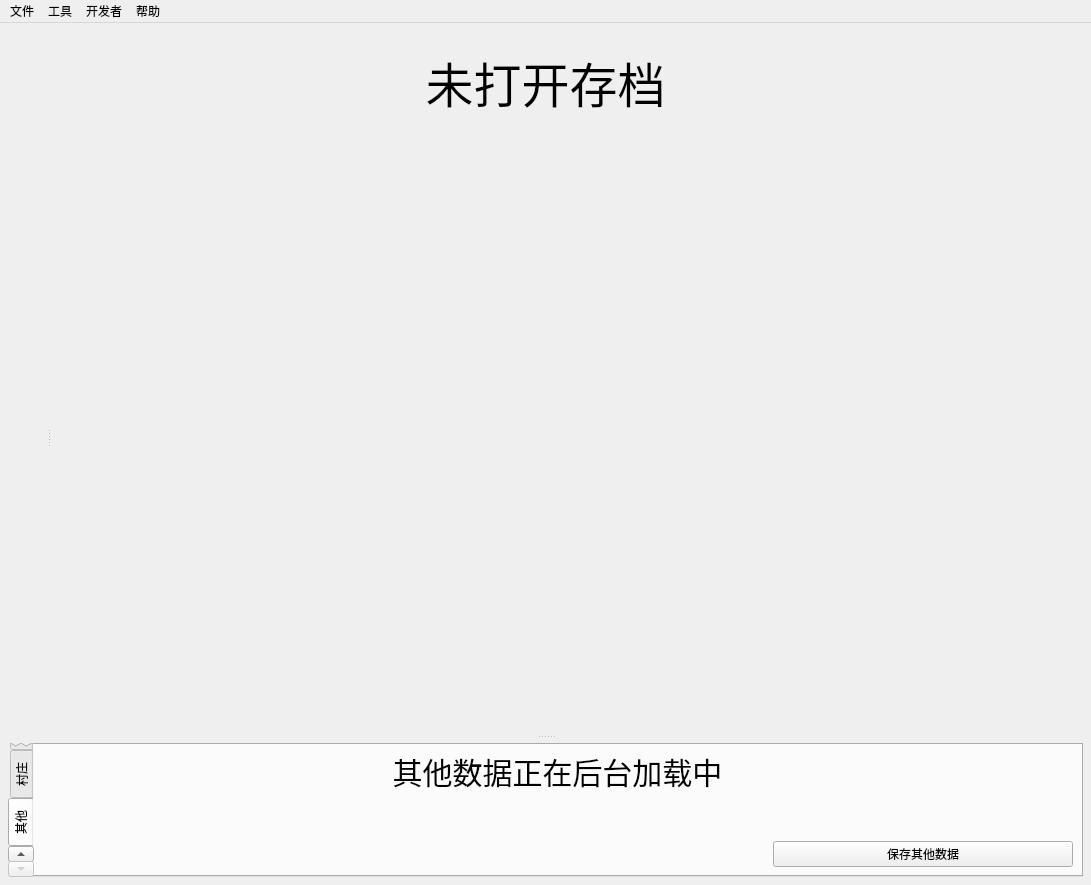
<?xml version="1.0" encoding="UTF-8"?>
<ui version="4.0">
 <class>MainWindow</class>
 <widget class="QMainWindow" name="MainWindow">
  <property name="windowModality">
   <enum>Qt::NonModal</enum>
  </property>
  <property name="geometry">
   <rect>
    <x>0</x>
    <y>0</y>
    <width>1091</width>
    <height>885</height>
   </rect>
  </property>
  <property name="windowTitle">
   <string>MainWindow</string>
  </property>
  <property name="windowIcon">
   <iconset resource="../icon.qrc">
    <normaloff>:/res/ui/icon.png</normaloff>:/res/ui/icon.png</iconset>
  </property>
  <property name="autoFillBackground">
   <bool>false</bool>
  </property>
  <property name="styleSheet">
   <string notr="true"/>
  </property>
  <property name="toolButtonStyle">
   <enum>Qt::ToolButtonIconOnly</enum>
  </property>
  <widget class="QWidget" name="central_widget">
   <property name="styleSheet">
    <string notr="true"/>
   </property>
   <layout class="QVBoxLayout" name="verticalLayout_3">
    <property name="spacing">
     <number>2</number>
    </property>
    <property name="leftMargin">
     <number>4</number>
    </property>
    <property name="topMargin">
     <number>4</number>
    </property>
    <property name="rightMargin">
     <number>4</number>
    </property>
    <property name="bottomMargin">
     <number>4</number>
    </property>
    <item>
     <widget class="QPushButton" name="open_level_btn">
      <property name="enabled">
       <bool>true</bool>
      </property>
      <property name="sizePolicy">
       <sizepolicy hsizetype="Minimum" vsizetype="Maximum">
        <horstretch>0</horstretch>
        <verstretch>200</verstretch>
       </sizepolicy>
      </property>
      <property name="autoFillBackground">
       <bool>false</bool>
      </property>
      <property name="styleSheet">
       <string notr="true">background-color: rgba(255, 255, 255, 0);
border: none;
font-size: 30px;
font: 36pt;
margin: 20px;</string>
      </property>
      <property name="text">
       <string>未打开存档</string>
      </property>
     </widget>
    </item>
    <item>
     <widget class="QSplitter" name="main_splitter">
      <property name="orientation">
       <enum>Qt::Vertical</enum>
      </property>
      <widget class="QSplitter" name="map_splitter">
       <property name="orientation">
        <enum>Qt::Horizontal</enum>
       </property>
       <property name="handleWidth">
        <number>2</number>
       </property>
       <widget class="QWidget" name="control_panel_widget" native="true">
        <property name="minimumSize">
         <size>
          <width>0</width>
          <height>0</height>
         </size>
        </property>
        <property name="maximumSize">
         <size>
          <width>44</width>
          <height>16777215</height>
         </size>
        </property>
        <layout class="QVBoxLayout" name="verticalLayout_4">
         <property name="spacing">
          <number>2</number>
         </property>
         <property name="leftMargin">
          <number>4</number>
         </property>
         <property name="topMargin">
          <number>0</number>
         </property>
         <property name="rightMargin">
          <number>4</number>
         </property>
         <property name="bottomMargin">
          <number>4</number>
         </property>
         <item>
          <layout class="QVBoxLayout" name="verticalLayout">
           <property name="spacing">
            <number>0</number>
           </property>
           <property name="topMargin">
            <number>0</number>
           </property>
           <item>
            <widget class="QPushButton" name="grid_btn">
             <property name="sizePolicy">
              <sizepolicy hsizetype="Fixed" vsizetype="Fixed">
               <horstretch>0</horstretch>
               <verstretch>0</verstretch>
              </sizepolicy>
             </property>
             <property name="minimumSize">
              <size>
               <width>40</width>
               <height>40</height>
              </size>
             </property>
             <property name="maximumSize">
              <size>
               <width>40</width>
               <height>40</height>
              </size>
             </property>
             <property name="toolTip">
              <string notr="true">显示网格</string>
             </property>
             <property name="statusTip">
              <string/>
             </property>
             <property name="whatsThis">
              <string/>
             </property>
             <property name="styleSheet">
              <string notr="true">qproperty-icon: url(:/res/ui/grid.png);
border:none;</string>
             </property>
             <property name="text">
              <string/>
             </property>
             <property name="iconSize">
              <size>
               <width>32</width>
               <height>32</height>
              </size>
             </property>
            </widget>
           </item>
           <item>
            <widget class="QPushButton" name="coord_btn">
             <property name="minimumSize">
              <size>
               <width>40</width>
               <height>40</height>
              </size>
             </property>
             <property name="maximumSize">
              <size>
               <width>40</width>
               <height>40</height>
              </size>
             </property>
             <property name="toolTip">
              <string>显示坐标</string>
             </property>
             <property name="styleSheet">
              <string notr="true">qproperty-icon: url(:/res/ui/coord.png);
border:none;</string>
             </property>
             <property name="text">
              <string/>
             </property>
             <property name="iconSize">
              <size>
               <width>32</width>
               <height>32</height>
              </size>
             </property>
            </widget>
           </item>
          </layout>
         </item>
         <item>
          <layout class="QVBoxLayout" name="dimen_layout">
           <property name="spacing">
            <number>0</number>
           </property>
           <property name="topMargin">
            <number>6</number>
           </property>
           <item>
            <widget class="QPushButton" name="overwrold_btn">
             <property name="minimumSize">
              <size>
               <width>40</width>
               <height>40</height>
              </size>
             </property>
             <property name="maximumSize">
              <size>
               <width>40</width>
               <height>40</height>
              </size>
             </property>
             <property name="toolTip">
              <string>主世界</string>
             </property>
             <property name="styleSheet">
              <string notr="true">qproperty-icon: url(:/res/ui/overworld.png);
border:none;</string>
             </property>
             <property name="text">
              <string/>
             </property>
             <property name="iconSize">
              <size>
               <width>32</width>
               <height>32</height>
              </size>
             </property>
            </widget>
           </item>
           <item>
            <widget class="QPushButton" name="nether_btn">
             <property name="sizePolicy">
              <sizepolicy hsizetype="Minimum" vsizetype="Fixed">
               <horstretch>0</horstretch>
               <verstretch>0</verstretch>
              </sizepolicy>
             </property>
             <property name="minimumSize">
              <size>
               <width>40</width>
               <height>40</height>
              </size>
             </property>
             <property name="maximumSize">
              <size>
               <width>40</width>
               <height>40</height>
              </size>
             </property>
             <property name="sizeIncrement">
              <size>
               <width>0</width>
               <height>0</height>
              </size>
             </property>
             <property name="toolTip">
              <string>下界</string>
             </property>
             <property name="styleSheet">
              <string notr="true">qproperty-icon: url(:/res/ui/nether.png);
border:none;</string>
             </property>
             <property name="text">
              <string/>
             </property>
             <property name="iconSize">
              <size>
               <width>32</width>
               <height>32</height>
              </size>
             </property>
            </widget>
           </item>
           <item>
            <widget class="QPushButton" name="theend_btn">
             <property name="minimumSize">
              <size>
               <width>40</width>
               <height>40</height>
              </size>
             </property>
             <property name="maximumSize">
              <size>
               <width>40</width>
               <height>40</height>
              </size>
             </property>
             <property name="toolTip">
              <string>末地</string>
             </property>
             <property name="styleSheet">
              <string notr="true">qproperty-icon: url(:/res/ui/theend.png);
border:none;</string>
             </property>
             <property name="text">
              <string/>
             </property>
             <property name="iconSize">
              <size>
               <width>32</width>
               <height>32</height>
              </size>
             </property>
            </widget>
           </item>
          </layout>
         </item>
         <item>
          <layout class="QVBoxLayout" name="layer_layout_2">
           <property name="spacing">
            <number>0</number>
           </property>
           <property name="topMargin">
            <number>6</number>
           </property>
           <item>
            <widget class="QPushButton" name="terrain_layer_btn">
             <property name="minimumSize">
              <size>
               <width>40</width>
               <height>40</height>
              </size>
             </property>
             <property name="maximumSize">
              <size>
               <width>40</width>
               <height>40</height>
              </size>
             </property>
             <property name="toolTip">
              <string>地图</string>
             </property>
             <property name="styleSheet">
              <string notr="true">qproperty-icon: url(:/res/ui/map.png);
border:none;</string>
             </property>
             <property name="text">
              <string/>
             </property>
             <property name="iconSize">
              <size>
               <width>32</width>
               <height>32</height>
              </size>
             </property>
            </widget>
           </item>
           <item>
            <widget class="QPushButton" name="biome_layer_btn">
             <property name="minimumSize">
              <size>
               <width>40</width>
               <height>40</height>
              </size>
             </property>
             <property name="maximumSize">
              <size>
               <width>40</width>
               <height>40</height>
              </size>
             </property>
             <property name="toolTip">
              <string>群系</string>
             </property>
             <property name="styleSheet">
              <string notr="true">qproperty-icon: url(:/res/ui/biome.png);
border:none;</string>
             </property>
             <property name="text">
              <string/>
             </property>
             <property name="iconSize">
              <size>
               <width>32</width>
               <height>32</height>
              </size>
             </property>
            </widget>
           </item>
           <item>
            <widget class="QPushButton" name="height_layer_btn">
             <property name="minimumSize">
              <size>
               <width>40</width>
               <height>40</height>
              </size>
             </property>
             <property name="maximumSize">
              <size>
               <width>40</width>
               <height>40</height>
              </size>
             </property>
             <property name="sizeIncrement">
              <size>
               <width>-1</width>
               <height>0</height>
              </size>
             </property>
             <property name="toolTip">
              <string>高度</string>
             </property>
             <property name="styleSheet">
              <string notr="true">qproperty-icon: url(:/res/ui/height.png);
border:none;</string>
             </property>
             <property name="text">
              <string/>
             </property>
             <property name="iconSize">
              <size>
               <width>32</width>
               <height>32</height>
              </size>
             </property>
            </widget>
           </item>
          </layout>
         </item>
         <item>
          <layout class="QVBoxLayout" name="obj">
           <property name="spacing">
            <number>0</number>
           </property>
           <property name="topMargin">
            <number>6</number>
           </property>
           <item>
            <widget class="QPushButton" name="slime_layer_btn">
             <property name="minimumSize">
              <size>
               <width>40</width>
               <height>40</height>
              </size>
             </property>
             <property name="maximumSize">
              <size>
               <width>40</width>
               <height>40</height>
              </size>
             </property>
             <property name="toolTip">
              <string>史莱姆区块</string>
             </property>
             <property name="styleSheet">
              <string notr="true">qproperty-icon: url(:/res/ui/slime.png);
border:none;</string>
             </property>
             <property name="text">
              <string/>
             </property>
             <property name="iconSize">
              <size>
               <width>32</width>
               <height>32</height>
              </size>
             </property>
            </widget>
           </item>
           <item>
            <widget class="QPushButton" name="actor_layer_btn">
             <property name="minimumSize">
              <size>
               <width>40</width>
               <height>40</height>
              </size>
             </property>
             <property name="maximumSize">
              <size>
               <width>40</width>
               <height>40</height>
              </size>
             </property>
             <property name="toolTip">
              <string>实体</string>
             </property>
             <property name="styleSheet">
              <string notr="true">qproperty-icon: url(:/res/ui/actor.png);
border:none;</string>
             </property>
             <property name="text">
              <string/>
             </property>
             <property name="iconSize">
              <size>
               <width>32</width>
               <height>32</height>
              </size>
             </property>
            </widget>
           </item>
           <item>
            <widget class="QPushButton" name="village_layer_btn">
             <property name="minimumSize">
              <size>
               <width>40</width>
               <height>40</height>
              </size>
             </property>
             <property name="maximumSize">
              <size>
               <width>40</width>
               <height>40</height>
              </size>
             </property>
             <property name="toolTip">
              <string>村庄</string>
             </property>
             <property name="styleSheet">
              <string notr="true">qproperty-icon: url(:/res/ui/village.png);
border:none;</string>
             </property>
             <property name="text">
              <string/>
             </property>
             <property name="iconSize">
              <size>
               <width>32</width>
               <height>32</height>
              </size>
             </property>
            </widget>
           </item>
           <item>
            <widget class="QPushButton" name="hsa_layer_btn">
             <property name="minimumSize">
              <size>
               <width>40</width>
               <height>40</height>
              </size>
             </property>
             <property name="maximumSize">
              <size>
               <width>40</width>
               <height>40</height>
              </size>
             </property>
             <property name="toolTip">
              <string>HSA</string>
             </property>
             <property name="styleSheet">
              <string notr="true">qproperty-icon: url(:/res/ui/hsa.png);
border:none;</string>
             </property>
             <property name="text">
              <string/>
             </property>
             <property name="iconSize">
              <size>
               <width>32</width>
               <height>32</height>
              </size>
             </property>
            </widget>
           </item>
          </layout>
         </item>
         <item>
          <layout class="QVBoxLayout" name="setting_layout">
           <property name="spacing">
            <number>0</number>
           </property>
           <property name="topMargin">
            <number>6</number>
           </property>
           <item>
            <widget class="QPushButton" name="edit_filter_btn">
             <property name="minimumSize">
              <size>
               <width>40</width>
               <height>40</height>
              </size>
             </property>
             <property name="maximumSize">
              <size>
               <width>40</width>
               <height>40</height>
              </size>
             </property>
             <property name="toolTip">
              <string>过滤器</string>
             </property>
             <property name="styleSheet">
              <string notr="true">qproperty-icon: url(:/res/ui/filter.png);
border:none;</string>
             </property>
             <property name="text">
              <string/>
             </property>
             <property name="iconSize">
              <size>
               <width>32</width>
               <height>32</height>
              </size>
             </property>
            </widget>
           </item>
           <item>
            <widget class="QPushButton" name="global_data_btn">
             <property name="minimumSize">
              <size>
               <width>40</width>
               <height>40</height>
              </size>
             </property>
             <property name="maximumSize">
              <size>
               <width>40</width>
               <height>40</height>
              </size>
             </property>
             <property name="styleSheet">
              <string notr="true">qproperty-icon: url(:/res/ui/global_nbt.png);
border:none;</string>
             </property>
             <property name="text">
              <string/>
             </property>
             <property name="iconSize">
              <size>
               <width>32</width>
               <height>32</height>
              </size>
             </property>
            </widget>
           </item>
          </layout>
         </item>
         <item>
          <spacer name="verticalSpacer">
           <property name="orientation">
            <enum>Qt::Vertical</enum>
           </property>
           <property name="sizeHint" stdset="0">
            <size>
             <width>20</width>
             <height>40</height>
            </size>
           </property>
          </spacer>
         </item>
        </layout>
       </widget>
       <widget class="QWidget" name="map_widget" native="true">
        <layout class="QVBoxLayout" name="verticalLayout_6" stretch="0">
         <property name="spacing">
          <number>0</number>
         </property>
         <property name="leftMargin">
          <number>4</number>
         </property>
         <property name="topMargin">
          <number>0</number>
         </property>
         <property name="rightMargin">
          <number>4</number>
         </property>
         <property name="bottomMargin">
          <number>4</number>
         </property>
         <item>
          <layout class="QVBoxLayout" name="map_visual_layout"/>
         </item>
        </layout>
       </widget>
      </widget>
      <widget class="QWidget" name="global_nbt_pannel" native="true">
       <layout class="QVBoxLayout" name="global_nbt_layout">
        <property name="spacing">
         <number>4</number>
        </property>
        <property name="leftMargin">
         <number>4</number>
        </property>
        <property name="topMargin">
         <number>4</number>
        </property>
        <property name="rightMargin">
         <number>4</number>
        </property>
        <property name="bottomMargin">
         <number>4</number>
        </property>
        <item>
         <widget class="QTabWidget" name="global_nbt_layout_2">
          <property name="tabPosition">
           <enum>QTabWidget::West</enum>
          </property>
          <property name="currentIndex">
           <number>3</number>
          </property>
          <widget class="QWidget" name="level_dat_tab">
           <attribute name="title">
            <string>基本</string>
           </attribute>
           <layout class="QVBoxLayout" name="verticalLayout_5">
            <property name="spacing">
             <number>4</number>
            </property>
            <property name="leftMargin">
             <number>4</number>
            </property>
            <property name="topMargin">
             <number>4</number>
            </property>
            <property name="rightMargin">
             <number>4</number>
            </property>
            <property name="bottomMargin">
             <number>4</number>
            </property>
            <item>
             <widget class="QWidget" name="level_dat_empty_widget" native="true"/>
            </item>
            <item>
             <layout class="QHBoxLayout" name="horizontalLayout">
              <property name="spacing">
               <number>4</number>
              </property>
              <property name="leftMargin">
               <number>4</number>
              </property>
              <property name="topMargin">
               <number>4</number>
              </property>
              <property name="rightMargin">
               <number>4</number>
              </property>
              <property name="bottomMargin">
               <number>4</number>
              </property>
              <item>
               <spacer name="horizontalSpacer_3">
                <property name="orientation">
                 <enum>Qt::Horizontal</enum>
                </property>
                <property name="sizeHint" stdset="0">
                 <size>
                  <width>40</width>
                  <height>20</height>
                 </size>
                </property>
               </spacer>
              </item>
              <item>
               <widget class="QPushButton" name="save_leveldat_btn">
                <property name="minimumSize">
                 <size>
                  <width>300</width>
                  <height>0</height>
                 </size>
                </property>
                <property name="text">
                 <string>保存level.dat文件</string>
                </property>
               </widget>
              </item>
             </layout>
            </item>
           </layout>
          </widget>
          <widget class="QWidget" name="player_tab">
           <attribute name="title">
            <string>玩家</string>
           </attribute>
           <layout class="QVBoxLayout" name="verticalLayout_7">
            <property name="spacing">
             <number>4</number>
            </property>
            <property name="leftMargin">
             <number>4</number>
            </property>
            <property name="topMargin">
             <number>4</number>
            </property>
            <property name="rightMargin">
             <number>4</number>
            </property>
            <property name="bottomMargin">
             <number>4</number>
            </property>
            <item>
             <widget class="QLabel" name="player_nbt_loading_label">
              <property name="styleSheet">
               <string notr="true">font-size: 30px;</string>
              </property>
              <property name="text">
               <string>玩家数据正在后台加载中</string>
              </property>
              <property name="alignment">
               <set>Qt::AlignCenter</set>
              </property>
             </widget>
            </item>
            <item>
             <widget class="QWidget" name="player_empty_widget" native="true"/>
            </item>
            <item>
             <layout class="QHBoxLayout" name="horizontalLayout_5">
              <property name="spacing">
               <number>4</number>
              </property>
              <property name="leftMargin">
               <number>4</number>
              </property>
              <property name="topMargin">
               <number>4</number>
              </property>
              <property name="rightMargin">
               <number>4</number>
              </property>
              <property name="bottomMargin">
               <number>4</number>
              </property>
              <item>
               <spacer name="horizontalSpacer_4">
                <property name="orientation">
                 <enum>Qt::Horizontal</enum>
                </property>
                <property name="sizeHint" stdset="0">
                 <size>
                  <width>40</width>
                  <height>20</height>
                 </size>
                </property>
               </spacer>
              </item>
              <item>
               <widget class="QPushButton" name="save_players_btn">
                <property name="minimumSize">
                 <size>
                  <width>300</width>
                  <height>0</height>
                 </size>
                </property>
                <property name="text">
                 <string>保存玩家数据</string>
                </property>
               </widget>
              </item>
             </layout>
            </item>
           </layout>
          </widget>
          <widget class="QWidget" name="village_tab">
           <attribute name="title">
            <string>村庄</string>
           </attribute>
           <layout class="QVBoxLayout" name="verticalLayout_8">
            <property name="spacing">
             <number>4</number>
            </property>
            <property name="leftMargin">
             <number>4</number>
            </property>
            <property name="topMargin">
             <number>4</number>
            </property>
            <property name="rightMargin">
             <number>4</number>
            </property>
            <property name="bottomMargin">
             <number>4</number>
            </property>
            <item>
             <widget class="QLabel" name="village_nbt_loading_label">
              <property name="styleSheet">
               <string notr="true">font-size: 30px;</string>
              </property>
              <property name="text">
               <string>村庄数据正在后台加载中</string>
              </property>
              <property name="alignment">
               <set>Qt::AlignCenter</set>
              </property>
             </widget>
            </item>
            <item>
             <widget class="QWidget" name="village_empty_widget" native="true"/>
            </item>
            <item>
             <layout class="QHBoxLayout" name="horizontalLayout_7">
              <property name="spacing">
               <number>4</number>
              </property>
              <property name="leftMargin">
               <number>4</number>
              </property>
              <property name="topMargin">
               <number>4</number>
              </property>
              <property name="rightMargin">
               <number>4</number>
              </property>
              <property name="bottomMargin">
               <number>4</number>
              </property>
              <item>
               <spacer name="horizontalSpacer_5">
                <property name="orientation">
                 <enum>Qt::Horizontal</enum>
                </property>
                <property name="sizeHint" stdset="0">
                 <size>
                  <width>40</width>
                  <height>20</height>
                 </size>
                </property>
               </spacer>
              </item>
              <item>
               <widget class="QPushButton" name="save_village_btn">
                <property name="minimumSize">
                 <size>
                  <width>300</width>
                  <height>0</height>
                 </size>
                </property>
                <property name="text">
                 <string>保存村庄数据</string>
                </property>
               </widget>
              </item>
             </layout>
            </item>
           </layout>
          </widget>
          <widget class="QWidget" name="other_tab">
           <attribute name="title">
            <string>其他</string>
           </attribute>
           <layout class="QVBoxLayout" name="verticalLayout_2">
            <property name="spacing">
             <number>4</number>
            </property>
            <property name="leftMargin">
             <number>4</number>
            </property>
            <property name="topMargin">
             <number>4</number>
            </property>
            <property name="rightMargin">
             <number>4</number>
            </property>
            <property name="bottomMargin">
             <number>4</number>
            </property>
            <item>
             <widget class="QLabel" name="other_nbt_loading_label">
              <property name="styleSheet">
               <string notr="true">font-size: 30px;</string>
              </property>
              <property name="text">
               <string>其他数据正在后台加载中</string>
              </property>
              <property name="alignment">
               <set>Qt::AlignCenter</set>
              </property>
             </widget>
            </item>
            <item>
             <widget class="QWidget" name="other_empty_widget" native="true"/>
            </item>
            <item>
             <layout class="QHBoxLayout" name="horizontalLayout_2">
              <property name="spacing">
               <number>4</number>
              </property>
              <property name="leftMargin">
               <number>4</number>
              </property>
              <property name="topMargin">
               <number>4</number>
              </property>
              <property name="rightMargin">
               <number>4</number>
              </property>
              <property name="bottomMargin">
               <number>4</number>
              </property>
              <item>
               <spacer name="horizontalSpacer">
                <property name="orientation">
                 <enum>Qt::Horizontal</enum>
                </property>
                <property name="sizeHint" stdset="0">
                 <size>
                  <width>40</width>
                  <height>20</height>
                 </size>
                </property>
               </spacer>
              </item>
              <item>
               <widget class="QPushButton" name="save_other_btn">
                <property name="minimumSize">
                 <size>
                  <width>300</width>
                  <height>0</height>
                 </size>
                </property>
                <property name="text">
                 <string>保存其他数据</string>
                </property>
               </widget>
              </item>
             </layout>
            </item>
           </layout>
          </widget>
         </widget>
        </item>
       </layout>
      </widget>
     </widget>
    </item>
   </layout>
  </widget>
  <widget class="QMenuBar" name="menubar">
   <property name="geometry">
    <rect>
     <x>0</x>
     <y>0</y>
     <width>1091</width>
     <height>20</height>
    </rect>
   </property>
   <widget class="QMenu" name="file_menu">
    <property name="title">
     <string>文件</string>
    </property>
    <addaction name="action_open"/>
    <addaction name="action_close"/>
    <addaction name="action_exit"/>
   </widget>
   <widget class="QMenu" name="menu_2">
    <property name="title">
     <string>工具</string>
    </property>
    <addaction name="action_modify"/>
    <addaction name="action_transparent_void"/>
    <addaction name="separator"/>
    <addaction name="action_map_item"/>
    <addaction name="action_NBT"/>
    <addaction name="separator"/>
    <addaction name="action_settings"/>
   </widget>
   <widget class="QMenu" name="menu_3">
    <property name="title">
     <string>帮助</string>
    </property>
    <addaction name="actionhelp"/>
    <addaction name="actionsettings"/>
    <addaction name="separator"/>
    <addaction name="action_about"/>
   </widget>
   <widget class="QMenu" name="menu">
    <property name="title">
     <string>开发者</string>
    </property>
    <addaction name="action_levelDB"/>
    <addaction name="action_debug"/>
   </widget>
   <addaction name="file_menu"/>
   <addaction name="menu_2"/>
   <addaction name="menu"/>
   <addaction name="menu_3"/>
  </widget>
  <action name="action_open">
   <property name="text">
    <string>打开</string>
   </property>
   <property name="shortcut">
    <string>Ctrl+O</string>
   </property>
  </action>
  <action name="action_close">
   <property name="text">
    <string>关闭</string>
   </property>
  </action>
  <action name="action_exit">
   <property name="text">
    <string>退出</string>
   </property>
   <property name="shortcut">
    <string>Ctrl+Q</string>
   </property>
  </action>
  <action name="actionhelp">
   <property name="text">
    <string>帮助</string>
   </property>
  </action>
  <action name="actionsettings">
   <property name="text">
    <string>开源</string>
   </property>
  </action>
  <action name="action_about">
   <property name="text">
    <string>关于</string>
   </property>
  </action>
  <action name="action_settings">
   <property name="text">
    <string>打开配置文件</string>
   </property>
  </action>
  <action name="action_NBT">
   <property name="text">
    <string>NBT编辑器</string>
   </property>
  </action>
  <action name="action_modify">
   <property name="text">
    <string>修改存档</string>
   </property>
  </action>
  <action name="action_map_item">
   <property name="text">
    <string>地图编辑器</string>
   </property>
  </action>
  <action name="action_transparent_void">
   <property name="text">
    <string>透明虚空</string>
   </property>
  </action>
  <action name="action_levelDB">
   <property name="text">
    <string>查看LevelDB数据</string>
   </property>
  </action>
  <action name="action_debug">
   <property name="checkable">
    <bool>true</bool>
   </property>
   <property name="text">
    <string>调试窗口</string>
   </property>
  </action>
 </widget>
 <resources>
  <include location="../icon.qrc"/>
 </resources>
 <connections/>
</ui>
